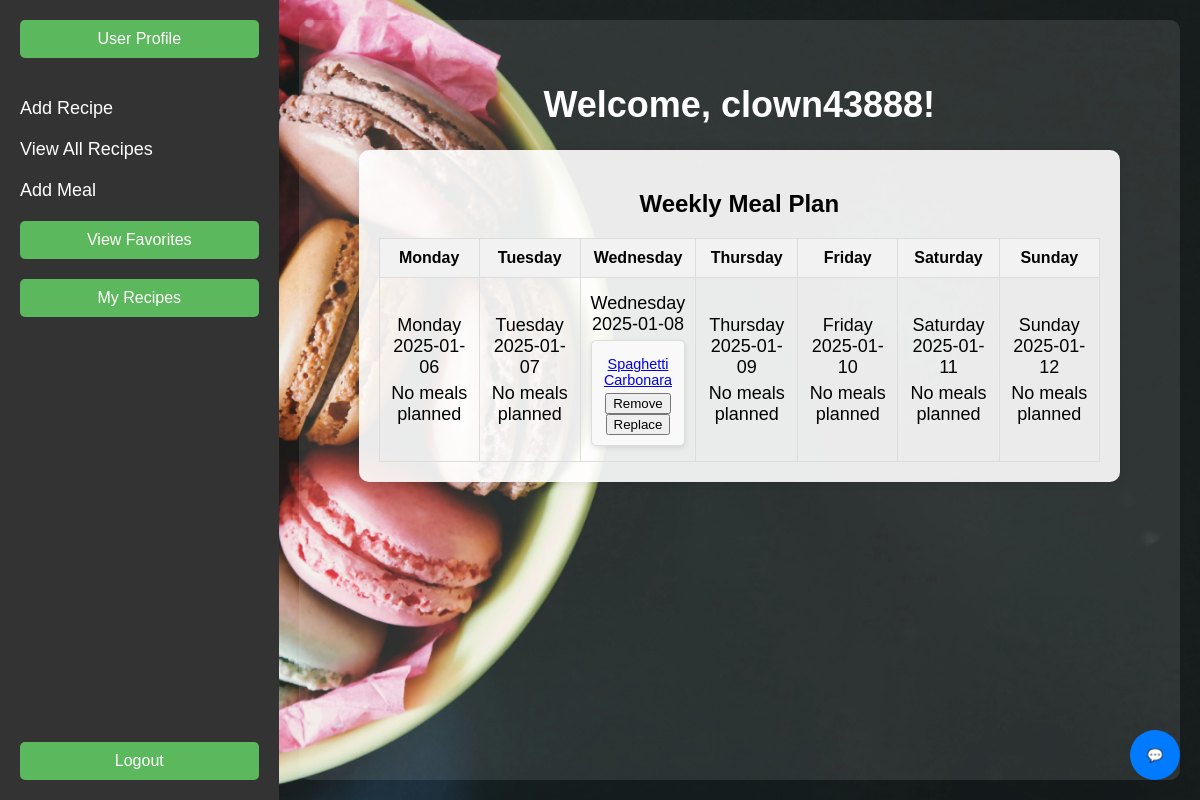
Page /dashboard (signed in) on the earlier database version.
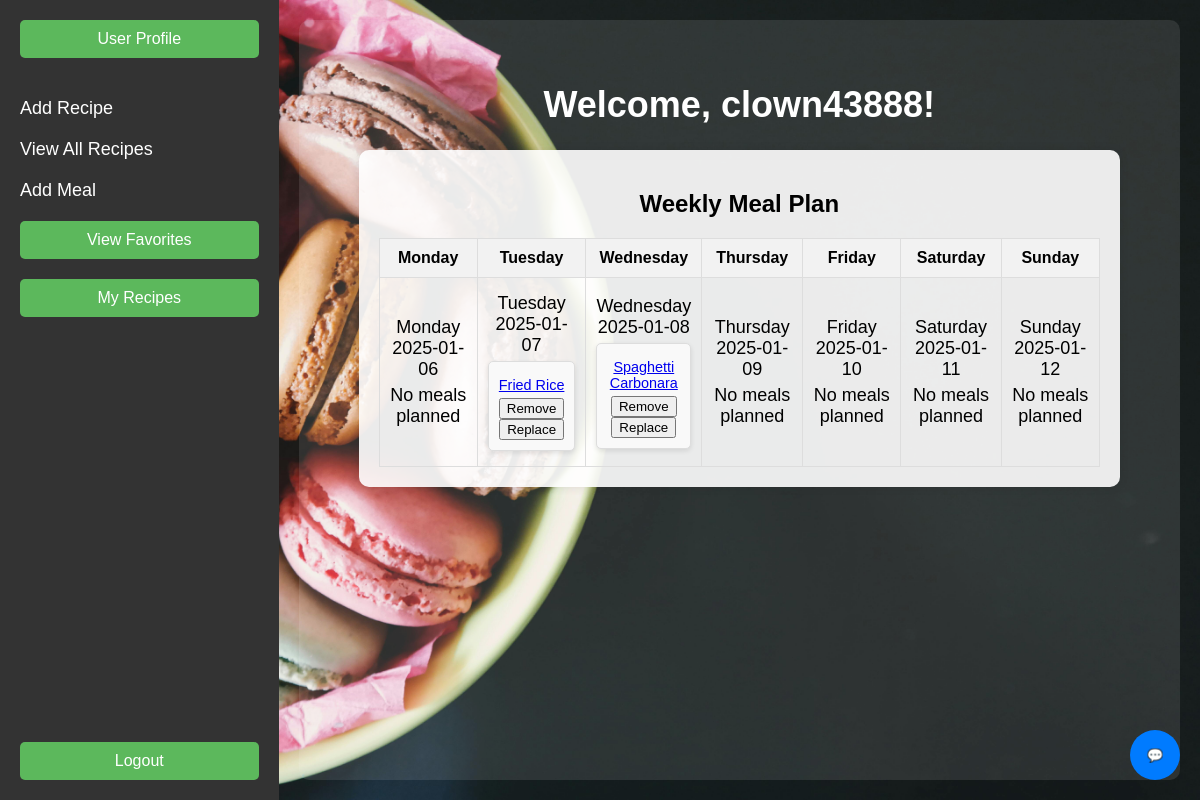
Same page on the later database version.
### MyChef/models.py (models this page shows)
class User(db.Model, UserMixin):
    id = db.Column(db.Integer, primary_key=True)
    email = db.Column(db.String(150), unique=True, nullable=False)
    first_name = db.Column(db.String(150), nullable=False)
    password = db.Column(db.String(150), nullable=False)
    date_created = db.Column(db.DateTime(timezone=True), default=func.now())
    profile_picture = db.Column(db.String(150), nullable=True, default="default.png")
    allergies = db.Column(db.String(150), nullable=True)
    diet_preference = db.Column(db.String(50), nullable=True)
    health_issues = db.Column(db.String(150), nullable=True)
    meal_plans = db.relationship('MealPlan', back_populates='user')
    recipes = db.relationship('Recipe', back_populates='user')

class MealPlan(db.Model):
    id = db.Column(db.Integer, primary_key=True)
    name = db.Column(db.String(100))
    date = db.Column(db.Date)
    user_id = db.Column(db.Integer, db.ForeignKey('user.id'), nullable=False)
    recipe_id = db.Column(db.Integer, db.ForeignKey('recipe.id'), nullable=False)  # Foreign key to Recipe
    user = db.relationship('User', back_populates='meal_plans')
    recipe = db.relationship('Recipe', back_populates='meal_plans')

class Recipe(db.Model):
    id = db.Column(db.Integer, primary_key=True)
    name = db.Column(db.String(150), nullable=False)
    description = db.Column(db.Text, nullable=True)
    cuisine = db.Column(db.String(100), nullable=True)
    image = db.Column(db.String(150), nullable=True)
    rating = db.Column(db.Integer, default=0)
    date_created = db.Column(db.DateTime(timezone=True), default=func.now())
    user_id = db.Column(db.Integer, db.ForeignKey('user.id'), nullable=False)
    reviews = db.relationship('Review', backref='reviews_in_recipe', cascade='all, delete-orphan')
    ingredients = db.relationship('Ingredient', backref='recipe', cascade='all, delete-orphan')
    instructions = db.relationship('Instruction', backref='recipe', cascade='all, delete-orphan')
    meal_plans = db.relationship('MealPlan', back_populates='recipe')
    tags = db.relationship('Tag', secondary='recipe_tags', backref=db.backref('tags_in_recipe', lazy='dynamic'))
    user = db.relationship('User', back_populates='recipes')

### MyChef/views.py (the view)
@views.route('/dashboard')
@login_required
def user_dashboard():
    today = datetime.today()
    start_of_week = today - timedelta(days=today.weekday())
    meal_plans = MealPlan.query.filter_by(user_id=current_user.id).all()
    weekly_meals = [
        {
            'day': start_of_week + timedelta(days=day),
            'meals': [meal for meal in meal_plans if meal.date == (start_of_week + timedelta(days=day)).date()]
        }
        for day in range(7)
    ]
    return render_template('dashboard.html', weekly_meals=weekly_meals, start_of_week=start_of_week)

### MyChef/__init__.py (called while the page is built)
def create_app():
    app = Flask(__name__)
    app.config['SECRET_KEY'] = 'ishannnnnnnnnnnnnn'  # Secret key for sessions
    app.config['SQLALCHEMY_DATABASE_URI'] = f'sqlite:///{DB_NAME}'  # SQLite database URI
    app.config['SQLALCHEMY_TRACK_MODIFICATIONS'] = False  # Disable modification tracking to save resources
    db.init_app(app)
    migrate.init_app(app, db)
    from .views import views
    from .auth import auth
    app.register_blueprint(views, url_prefix='/')
    app.register_blueprint(auth, url_prefix='/')
    login_manager = LoginManager()
    login_manager.login_view = 'auth.login'  # Redirect to login page if not logged in
    login_manager.init_app(app)
    from .models import User  # Import inside the function to avoid circular import
    @login_manager.user_loader
    def load_user(id):
        return User.query.get(int(id))
    create_database(app)
    return app

### MyChef/templates/dashboard.html (shortened to what this page needs)
<!DOCTYPE html>
<html lang="en">
<head>
  <link rel="stylesheet" href="{{ url_for('static', filename='css/dashboard.css') }}">
</head>
<body>
  {% include 'chatbot.html' %}
  <div class="container">
    <div class="sidebar">
      <div class="profile-btn">
        <a href="{{ url_for('auth.edit_profile') }}">
          <button class="btn">User Profile</button>
        </a>
      </div>
      <div class="menu">
        <ul>
          <li><a href="{{ url_for('views.add_recipe') }}">Add Recipe</a></li>
          <li><a href="{{ url_for('views.recipes') }}">View All Recipes</a></li>
          <li><a href="{{ url_for('views.add_meal') }}">Add Meal</a></li>
          <li><a href="{{ url_for('views.favorites') }}">
            <button class="btn">View Favorites</button>
          </a></li>
          <li>
            <a href="{{ url_for('views.my_recipes') }}">
                <button class="btn">My Recipes</button>
            </a>
          </li>
        </ul>
      </div>
      <div class="logout-btn">
        <a href="{{ url_for('auth.logout') }}">
          <button class="btn">Logout</button>
        </a>
      </div>
    </div>
    <div class="main-content">
      <h1>Welcome, {{ current_user.first_name }}!</h1>
      <div class="meal-plan-box">
        <h2>Weekly Meal Plan</h2>
        <div class="calendar">
          <table>
            <tr>
              <th>Monday</th>
              <th>Tuesday</th>
              <th>Wednesday</th>
              <th>Thursday</th>
              <th>Friday</th>
              <th>Saturday</th>
              <th>Sunday</th>
            </tr>
            <tr>
              {% for day_info in weekly_meals %}
              <td>
                <p>{{ day_info.day.strftime('%A') }}<br>{{ day_info.day.strftime('%Y-%m-%d') }}</p>
                {% if day_info.meals %}
                  {% for meal in day_info.meals %}
                    <div class="meal-box">
                      <p>
                        <a href="{{ url_for('views.recipe_details', recipe_id=meal.recipe.id) }}">
                          {{ meal.recipe.name }}
                        </a>
                      </p>
                      <button onclick="removeMeal({{ meal.id }}, '{{ day_info.day.strftime('%Y-%m-%d') }}')">Remove</button>
                      <button onclick="replaceMeal({{ meal.id }}, '{{ day_info.day.strftime('%Y-%m-%d') }}')">Replace</button>
                    </div>
                  {% endfor %}
                {% else %}
                  <p>No meals planned</p>
                {% endif %}
              </td>
              {% endfor %}
            </tr>
          </table>
        </div>
      </div>
    </div>
  </div>
</body>
</html>

### MyChef/templates/chatbot.html (shortened to what this page needs)
<div id="chat-container">
    <button id="chat-button" onclick="toggleChat()">💬</button>
</div>

### MyChef/static/css/dashboard.css (style rules this page uses)
.container { display: flex; width: 100%; height: 100vh; }
.sidebar { width: 250px; background-color: #333; color: white; display: flex; flex-direction: column; justify-content: space-between; padding: 20px; }
.sidebar .profile-btn { margin-bottom: 20px; }
.sidebar .btn { background-color: #5cb85c; color: white; border: none; padding: 10px; width: 100%; font-size: 16px; border-radius: 5px; cursor: pointer; }
.sidebar .menu ul { list-style-type: none; padding: 0; }
.sidebar .menu li { margin: 20px 0; }
.sidebar .menu a { color: white; text-decoration: none; font-size: 18px; }
.logout-btn { margin-top: auto; }
.main-content { flex-grow: 1; padding: 40px; background-color: rgba(255, 255, 255, 0.1); border-radius: 10px; margin: 20px; box-shadow: 0 4px 10px rgba(0, 0, 0, 0.00); text-align: center; }
h1 { font-size: 36px; color: #ffffff; }
p { font-size: 18px; color: #000000; }
.meal-plan-box { width: 90%; max-width: 800px; margin: 20px auto; padding: 20px; background-color: rgba(255, 255, 255, 0.9); border-radius: 10px; box-shadow: 0 0 10px rgba(0, 0, 0, 0.1); max-height: 400px; overflow-y: auto; }
.meal-box { padding: 10px; background-color: #f0f8ff; border-radius: 5px; margin: 5px 0; }
.meal-box p { font-size: 14px; color: #333; margin: 0; }
.calendar { width: 100%; margin-top: 20px; }
.calendar table { width: 100%; border-collapse: collapse; }
.calendar th, .calendar td { border: 1px solid #ddd; padding: 10px; text-align: center; width: 14.28%; }
.calendar td p { margin: 5px 0; }
.calendar th { background-color: #f2f2f2; font-weight: bold; }
.meal-box { border: 1px solid #ddd; padding: 10px; margin: 5px 0; border-radius: 5px; box-shadow: 0 2px 5px rgba(0, 0, 0, 0.1); background-color: #f9f9f9; }
.meal-box p { color: #555; font-size: 0.9em; }

### MyChef/templates/chatbot.html (style rules this page uses)
#chat-container { position: fixed; bottom: 20px; right: 20px; }
#chat-button { width: 50px; height: 50px; border-radius: 50%; background-color: #007bff; color: white; border: none; cursor: pointer; }

Differences in the rows shown:
added MealPlan: recipe.name "Fried Rice", shown under "Tuesday"
Other differences:
list line gone: "No meals planned"
